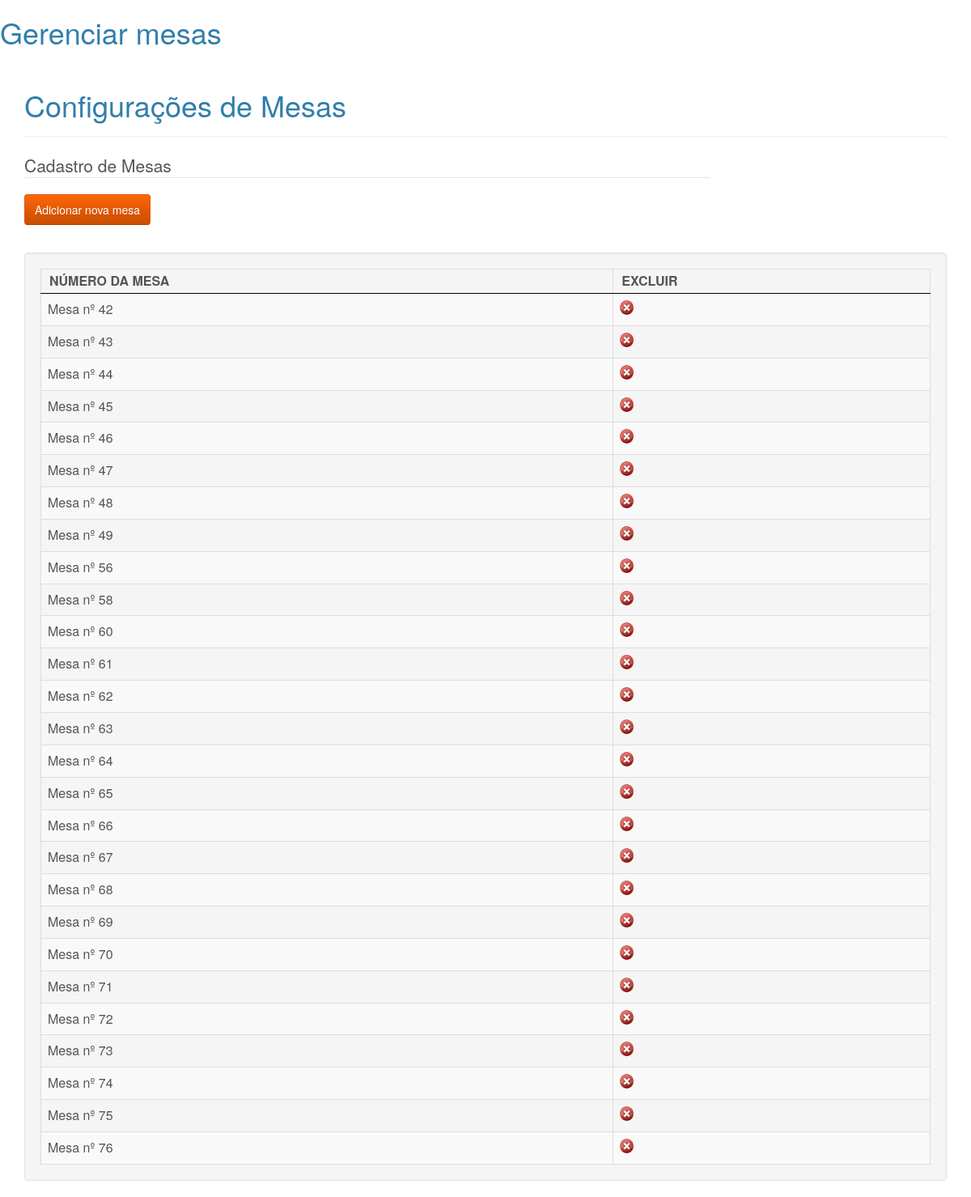
Screenshot of /cadastromesa.php with the database file from the repository.
### tables this page shows
CREATE TABLE `mesa` (
  `id_mesa` int(10) NOT NULL auto_increment,
  `numero` int(10) NOT NULL,
  `idGarcon` varchar(200) NOT NULL,
  `situacao` int(1) NOT NULL,
  PRIMARY KEY  (`id_mesa`)
);

### cadastromesa.php (the view, shortened to what this page needs)
<h1>Gerenciar mesas</h1>
<link href="css/style.css" rel="stylesheet" type="text/css">
<link rel="stylesheet" type="text/css" href="css/demo_table.css"/>
<div class="container">
   <div class="bs-docs-section" >
      <div class="row">
         <div class="col-lg-12">
            <div class="page-header">
               <h1 id="forms">Configurações de Mesas</h1>
            </div>
         </div>
      </div>
      <div class="row">
         <div class="col-lg-9">
            <div class=" bs-component">
               <form action="" class="form-horizontal" method="post" enctype="multipart/form-data">
                  <fieldset>
                     <legend>Cadastro de Mesas</legend>
                       <input name="cadastrar" class="btn btn-warning" type="submit" value="Adicionar nova mesa" id="cadastrar" />
            </div>
         </div>
      </div>
   </div>
		<div class="well">
   <table class="display dataTable table table-striped table-bordered" id="mesas">
      <thead>
         <tr>
            <th>NÚMERO DA MESA</th>
            <th>EXCLUIR</th>
         </tr>
      </thead>
      <tbody>
         <?php
            $sel = mysql_query("SELECT * FROM mesa ORDER BY id_mesa ASC");
            while($ver = mysql_fetch_array($sel)){
         ?>
         <tr>
            <td>Mesa nº <?php echo $ver['numero'];?></td>
            <td>
               <a href="javascript:confirmardel('?btn=cadastromesa&apagar=apagar&id_mesa=<?php echo $ver['id_mesa'] ?>')"><img src="imagens/excluir.png" width="17" height="18"  border="0"/></a>
            </td>
         </tr>
         <?php } ?>
      </tbody>
   </table>
   </div>
</div>

### css/demo_table.css (style rules this page uses)
table.display { margin: 0 auto; clear: both; width: 100%; }
table.display thead th { padding: 3px 18px 3px 10px; border-bottom: 1px solid black; font-weight: bold; cursor: pointer; * cursor: hand; }
table.display td { padding: 3px 10px; }

### rows the page displays
mesa: numero "42"
mesa: numero "43"
mesa: numero "44"
mesa: numero "45"
mesa: numero "46"
mesa: numero "47"
mesa: numero "48"
mesa: numero "49"
mesa: numero "56"
mesa: numero "58"
mesa: numero "60"
mesa: numero "61"
mesa: numero "62"
mesa: numero "63"
mesa: numero "64"
mesa: numero "65"
mesa: numero "66"
mesa: numero "67"
mesa: numero "68"
mesa: numero "69"
mesa: numero "70"
mesa: numero "71"
mesa: numero "72"
mesa: numero "73"
mesa: numero "74"
mesa: numero "75"
mesa: numero "76"
